Frame 1 (no input): blank canvas, image omitted
Frame 60 (no input): blank canvas, image omitted
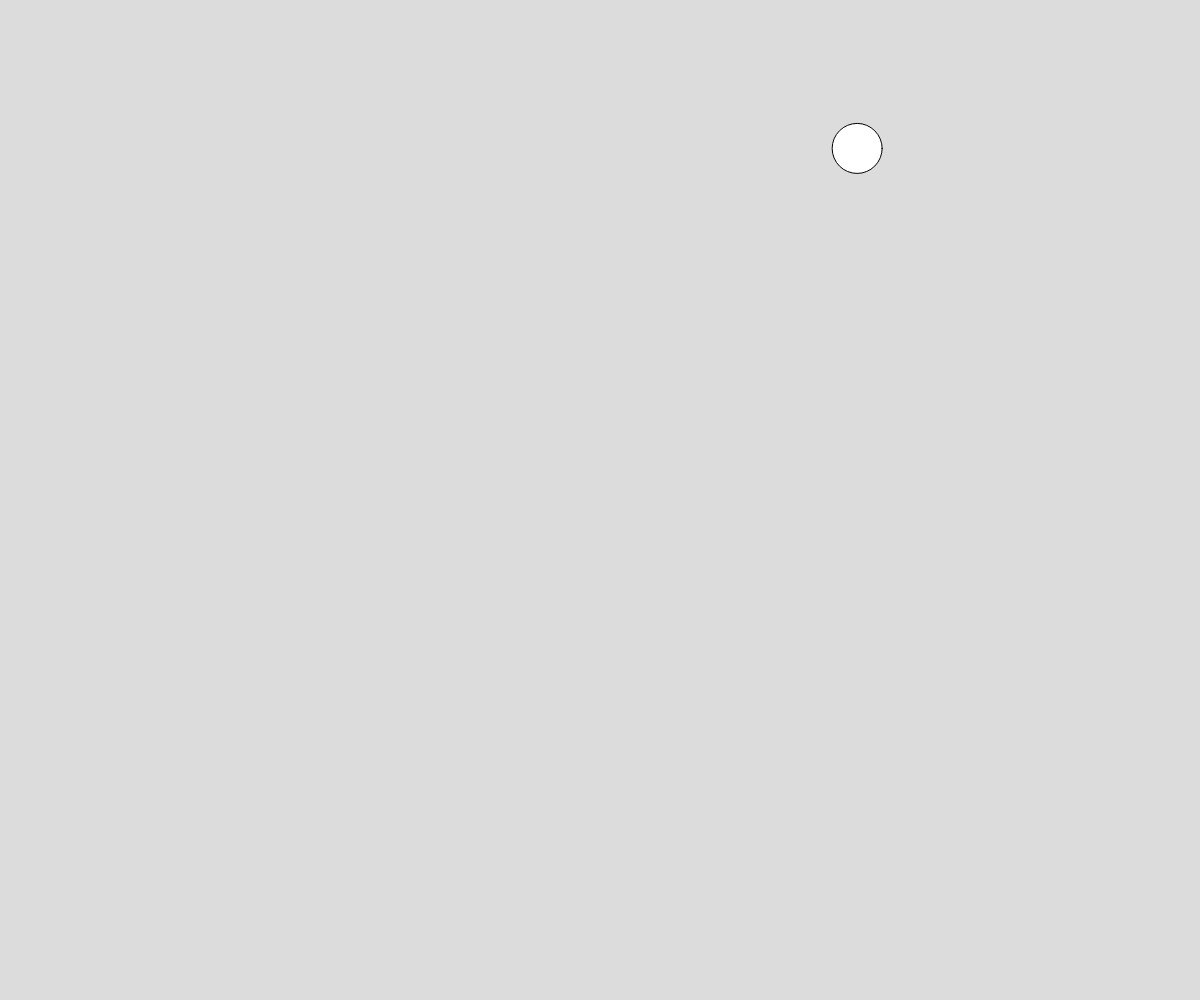
Frame 120 (the mouse pressed at the canvas centre since frame 60)

The p5.js sketch whose frames 1 and 60 were blank and that drew this single picture after the mouse press (run headless with seeded random() and noise() and a simulated clock; from frame 60 on, the mouse is pressed at the canvas centre):

// p5.js sketch
// ── sketch.js
let flowers = [];
function setup() {
  createCanvas(innerWidth, innerHeight);
}

function draw() {
  background(220);
  for(let i =0;i<flowers.length;i++) {
    //check if the current mX and mY is on the flower
    flowers[i].checkMousePosition(mouseX, mouseY);

    //check collision with ALL other flowers
    for(let j = 0;j<flowers.length;j++) {
      if(i!=j) {
        flowers[i].checkCollision(flowers[j]);
      }
      
    }
    

    //moves and draws the flower
    flowers[i].moveFlower();
    flowers[i].drawFlower();
  }
}


function mousePressed() {
  let tempFlower = new Flower(mouseX, mouseY, random(-10,10), random(-10,10));
  flowers.push(tempFlower);
}
//draw a flower at the point where I click on the canvas 
//STEPS 
// click somewhere -> mousePressed
// create a flower  at mouse Position-> let variable = new Flower (mouseX, mosueY)


// ── flower.js
class Flower {
  constructor(x,y,xSpeed, ySpeed) {
    this.x = x;
    this.y = y;
    this.xSpeed = xSpeed;
    this.ySpeed = ySpeed;
    this.size = 50;
    this.selected = false;
  }
  drawFlower() {
    // ellipse(this.x, this.y, 20,50);
    // ellipse(this.x, this.y, 50,20);
    if(this.selected==true) {
      fill("red");
    } else {
      fill("white");
    }
    ellipse(this.x, this.y, this.size);
  }
  moveFlower() {
    this.x += this.xSpeed;
    this.y += this.ySpeed;
    if(this.y>height || this.y<0) {
      this.ySpeed = -this.ySpeed;
    }
    if(this.x>width || this.x<0) {
      this.xSpeed = -this.xSpeed;
    }
  }
  checkMousePosition(mX, mY) {
    //if mX and mY are close to this.x and this.y, make the flower red, else make it white
    let distance = dist(mX, mY, this.x, this.y);
    if(distance < this.size/2){
      this.selected = true;
    } else {
      this.selected = false;
    }
  }

  checkCollision(otherFlower) {
    let distance = dist(this.x, this.y,otherFlower.x, otherFlower.y);
    if(distance < this.size/2 +otherFlower.size/2) {
      this.xSpeed = -this.xSpeed;
      this.ySpeed = -this.ySpeed;
    }
  }

}
